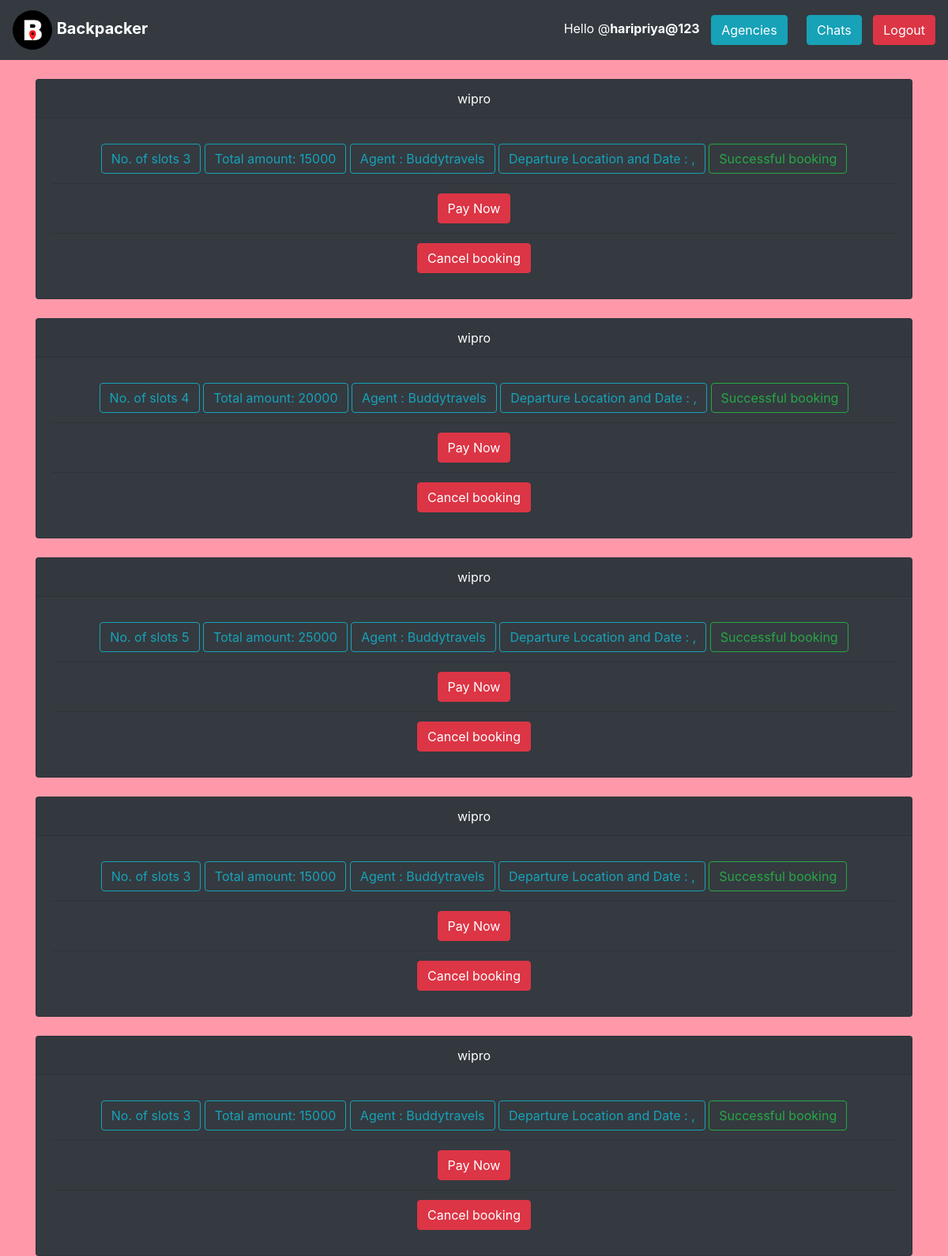
/bookinglist/ (signed in), run on the app's committed database.
### IV/models.py (models this page shows)
class Student(AbstractUser):
    is_agent = models.BooleanField('agent stat', default=False)
    is_customer = models.BooleanField('customer status', default=False)
    is_photographer = models.BooleanField('photographer status', default=False)
    is_admin = models.BooleanField('admin status', default=False)
    phone = models.CharField(max_length=10, default="")
    email = models.CharField(max_length=100, default="")
    id_image = models.ImageField(default="B.png")
    REQUIRED_FIELDS = []

class book(models.Model):
    user = models.ForeignKey(Student, on_delete=models.CASCADE)
    package = models.ForeignKey(Package, on_delete=models.CASCADE, )
    time = models.DateField(auto_now=True)
    price = models.IntegerField()
    nos = models.IntegerField(default=1)
    agent = models.ForeignKey(Agent, on_delete=models.CASCADE)
    status = models.BooleanField(default=False)
    boarding = models.CharField(max_length=50, blank=True, null=True)
    class Meta:
        ordering = ['-time']

class Package(models.Model):
    title = models.CharField(max_length=100)
    agent = models.ForeignKey(Agent, on_delete=models.CASCADE, null=True)
    cost = models.IntegerField()
    duration = models.IntegerField()
    Location = models.CharField(max_length=100)
    Department = models.CharField(max_length=100, null=True)
    ddate = models.DateField(
        validators=[MinValueValidator(datetime.date.today)])
    posteddate = models.DateField(auto_now=True)
    dloc = models.CharField(max_length=300)
    description = models.TextField(null=True, blank=True)
    slots = models.IntegerField(default=2)
    image = models.ImageField(default="B.png")
    users = models.ManyToManyField(
   Student, related_name='participants', blank=True)
    mode = models.CharField(max_length=1, choices=Travel_mode, default="B")
    class Meta:
        ordering = ['-posteddate']
    def __str__(self):
        return self.title

class Agent(models.Model):
    User = models.ForeignKey(
        Student, on_delete=models.CASCADE, primary_key=True)
    name = models.CharField(max_length=100)
    phone = models.CharField(max_length=10, default="")
    email = models.CharField(max_length=100, default="")
    id_proof = models.ImageField(upload_to='image/', default="B.png")
    bio = models.CharField(max_length=100)
    status = models.CharField(max_length=20, null=True)
    def __str__(self):
        return self.name

### IV/decorators.py (the view)
    def wrap(request, *args, **kwargs):
        user=request.user
        if user.is_customer:
            return view_func(request, *args, **kwargs)
        else:
            messages.error(request, 'you must be an User')
            return render(request, "login.html")

### IV/views.py (called while the page is built)
@login_required(login_url='login')
@customer_only
def bookinglist(request):
    user = request.user
    order = book.objects.filter(user=user)
    context = {
        'order': order,
    }
    return render(request, 'bookinglist.html', context)

### templates/bookinglist.html (shortened to what this page needs)
{% extends 'main.html' %} {% block content %}
<div class="container text-center text-white">
{% if order %}
 {% for ord in order %}
<br>
  <div class="card text-center bg-dark text-white " >
    <div class="card-header">{{ord.package}}</div>
    <div class="card-body">
      <ul class="list-group list-group-flush bg-dark">
        <li class="list-group-item bg-dark">
          <button type="button" class="btn btn-outline-info">
            No. of slots {{ ord.nos }}
          </button>
          <button type="button" class="btn btn-outline-info">
            Total amount: {{ord.price }}
          </button>
          <button type="button" class="btn btn-outline-info">
            Agent : {{ ord.agent }}
          </button>
          <button type="button" class="btn btn-outline-info">
            Departure Location and Date : {{ package.dloc }} , {{ package.ddate }}
          </button>
          {% if ord.status%}
          <button type="button" class="btn btn-outline-success">
            Successful booking
          </button>
          {% else %}
          <button type="button" class="btn btn-outline-danger">
            booking canceled
          </button>
           <p class="card-text">Booked on {{ord.time}}</p>
          {% endif %}
        </li>
         {% if ord.nos > 0 %}
          <li class="list-group-item bg-dark">
         <a href="{% url 'payment' %}" style="text-decoration:none ; color:#fff"> <button type="submit" class="btn btn-danger">
            Pay Now
          </button>
          </a> </li>
        <li class="list-group-item bg-dark">
         <a href="{% url 'booking-del' ord.id %}" style="text-decoration:none ; color:#fff"> <button type="submit" class="btn btn-danger">
            Cancel booking
          </button>
          </a> </li>
          {% endif %}
      </ul>
    </div>
    </div>
 {% endfor %}
 {% else %}
 <h1 class="text-white text-center"> You don't have any bookings.</h1>
 <a href="{% url 'package' %}">
          <button type="button" class="btn btn-outline-info btn-lg px-4 me-sm-3 fw-bold">Go back home</button></a>
 {% endif %}
 </div>
{% endblock content %}

### templates/main.html (shortened to what this page needs)
<!DOCTYPE html>
{% load static %}
<html lang="en">
  <head>
    <link
      rel="stylesheet"
      href="https://maxcdn.bootstrapcdn.com/bootstrap/4.0.0/css/bootstrap.min.css"
    />
  </head>
  <body style="background-color: #ff99aa">
    <nav class="navbar navbar-dark bg-dark">
    <ul class="nav navbar-nav navbar-left">
    <li>
      <a class="navbar-brand fw-bold" href="{% url 'index' %}">
        <img
          src="{% static 'images/B.png' %}"
          width="50"
          height="50"
          class="d-inline-block align-center rounded-circle"
          alt=""
        />
       <b> Backpacker</b>
      </a>
      </li>
      </ul>
      {% if request.user.is_authenticated %}
      <ul class="nav navbar-nav navbar-right">
      <li class="text-white">
      <span>Hello @<b>{{request.user.username}}</b></span>
        {% if  request.user.is_customer is True and  not 'agencies' in request.path  %}
      <a href="{% url 'agencies' %}" class="link-dark">
          <button type="button" class="btn btn-info"style="margin:10px;">Agencies</button>
        </a>
        {% endif %}
        {% if  request.user.is_customer is True and  not 'replyview' in request.path  %}
      <a href="{% url 'replyview' request.user %}" class="link-dark">
          <button type="button" class="btn btn-info"style="margin:10px;">Chats</button>
        </a>
        {% endif %}
        <a href="{% url 'logout' %}" class="link-dark">
          <button type="button" class="btn btn-danger">Logout</button>
        </a>
        </li>
      </ul>
      {% endif %}
    </nav>
    {% block content %} {% endblock %}
  </body>
</html>

### data on the page
Student: user.username "haripriya@123"
book: package "wipro", nos "3", price "15000", agent "Buddytravels", status "Successful booking", shows "Pay Now"
book: package "wipro", nos "4", price "20000", agent "Buddytravels", status "Successful booking", shows "Pay Now"
book: package "wipro", nos "5", price "25000", agent "Buddytravels", status "Successful booking", shows "Pay Now"
book: package "wipro", nos "3", price "15000", agent "Buddytravels", status "Successful booking", shows "Pay Now"
book: package "wipro", nos "3", price "15000", agent "Buddytravels", status "Successful booking", shows "Pay Now"
